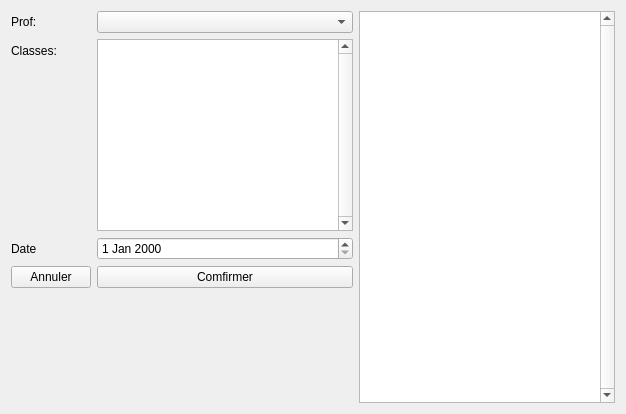
                   <widget class="QWidget" name="tabClassProf">
                    <attribute name="icon">
                     <iconset>
                      <normaloff>resources/images/icons8-data-provider-24.png</normaloff>resources/images/icons8-data-provider-24.png</iconset>
                    </attribute>
                    <attribute name="title">
                     <string>PROF-CLASSE</string>
                    </attribute>
                    <layout class="QHBoxLayout" name="horizontalLayout_16">
                     <item>
                      <layout class="QFormLayout" name="formLayout_7">
                       <item row="0" column="0">
                        <widget class="QLabel" name="prof_class_profLabel">
                         <property name="text">
                          <string>Prof:</string>
                         </property>
                        </widget>
                       </item>
                       <item row="0" column="1">
                        <widget class="QComboBox" name="Prof_Class_Combo"/>
                       </item>
                       <item row="1" column="0">
                        <widget class="QLabel" name="prof_class_classLabel">
                         <property name="text">
                          <string>Classes:</string>
                         </property>
                        </widget>
                       </item>
                       <item row="1" column="1">
                        <widget class="QListWidget" name="profClassListWidget">
                         <property name="verticalScrollBarPolicy">
                          <enum>Qt::ScrollBarAlwaysOn</enum>
                         </property>
                         <property name="horizontalScrollBarPolicy">
                          <enum>Qt::ScrollBarAsNeeded</enum>
                         </property>
                         <property name="tabKeyNavigation">
                          <bool>true</bool>
                         </property>
                         <property name="dragEnabled">
                          <bool>true</bool>
                         </property>
                         <property name="dragDropOverwriteMode">
                          <bool>false</bool>
                         </property>
                         <property name="dragDropMode">
                          <enum>QAbstractItemView::DragDrop</enum>
                         </property>
                         <property name="defaultDropAction">
                          <enum>Qt::MoveAction</enum>
                         </property>
                         <property name="alternatingRowColors">
                          <bool>true</bool>
                         </property>
                         <property name="selectionMode">
                          <enum>QAbstractItemView::MultiSelection</enum>
                         </property>
                         <property name="selectionRectVisible">
                          <bool>false</bool>
                         </property>
                        </widget>
                       </item>
                       <item row="2" column="0">
                        <widget class="QLabel" name="prod_class_datelabel">
                         <property name="text">
                          <string>Date</string>
                         </property>
                        </widget>
                       </item>
                       <item row="2" column="1">
                        <widget class="QDateEdit" name="prof_class_date"/>
                       </item>
                       <item row="3" column="0">
                        <widget class="QPushButton" name="prof_class_annuler">
                         <property name="text">
                          <string>Annuler</string>
                         </property>
                        </widget>
                       </item>
                       <item row="3" column="1">
                        <widget class="QPushButton" name="prof_class_comfirmer">
                         <property name="text">
                          <string>Comfirmer</string>
                         </property>
                        </widget>
                       </item>
                       <item row="4" column="1">
                        <spacer name="verticalSpacer_13">
                         <property name="orientation">
                          <enum>Qt::Vertical</enum>
                         </property>
                         <property name="sizeHint" stdset="0">
                          <size>
                           <width>20</width>
                           <height>109</height>
                          </size>
                         </property>
                        </spacer>
                       </item>
                      </layout>
                     </item>
                     <item>
                      <widget class="QListWidget" name="listWidget_2">
                       <property name="verticalScrollBarPolicy">
                        <enum>Qt::ScrollBarAlwaysOn</enum>
                       </property>
                       <property name="dragEnabled">
                        <bool>true</bool>
                       </property>
                       <property name="dragDropOverwriteMode">
                        <bool>false</bool>
                       </property>
                       <property name="dragDropMode">
                        <enum>QAbstractItemView::DragDrop</enum>
                       </property>
                       <property name="defaultDropAction">
                        <enum>Qt::MoveAction</enum>
                       </property>
                       <property name="alternatingRowColors">
                        <bool>true</bool>
                       </property>
                       <property name="selectionMode">
                        <enum>QAbstractItemView::MultiSelection</enum>
                       </property>
                      </widget>
                     </item>
                    </layout>
                   </widget>
